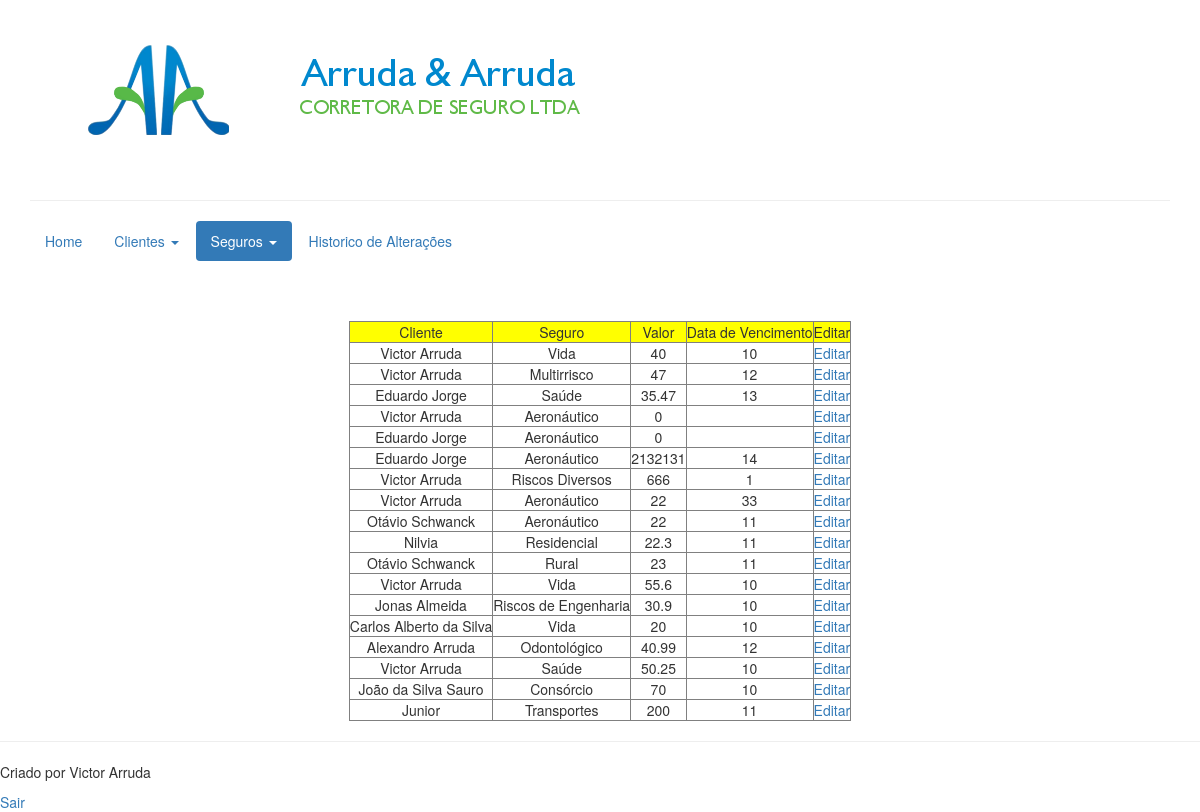
/principal.php?m=c (signed in), run on the app's committed database.
### tables this page shows
CREATE TABLE IF NOT EXISTS `Seguros` (
`idSeguros` int(11) NOT NULL,
  `tipo` varchar(2) NOT NULL,
  `data_inicio` date NOT NULL,
  `data_vencimento` varchar(2) NOT NULL,
  `preco_mensal` double NOT NULL,
  `status` varchar(1) NOT NULL,
  `idCliente` int(11) NOT NULL
);

CREATE TABLE IF NOT EXISTS `Clientes` (
`idCliente` int(11) NOT NULL,
  `nome` varchar(45) NOT NULL,
  `endereco` varchar(45) DEFAULT NULL,
  `telefone` varchar(45) DEFAULT NULL,
  `tipo` varchar(1) NOT NULL,
  `email` varchar(45) DEFAULT NULL,
  `cpf_cnpj` varchar(20) NOT NULL
);

### cls/segurosClass.php (called while the page is built, shortened)
<?php
	require_once 'conexaoClass.php';
	class segurosClass{
		var $resultado;
		public function getconsulta()
		{
			return $this -> resultado;
		}
		public function mostrar()
		{
			$Oconn = new conexaoClass();
			$Oconn -> abrir_conexao();
			$sql = "select nome, cpf_cnpj,Seguros.idSeguros, Seguros.tipo, preco_mensal, data_vencimento from Seguros, Clientes where Seguros.idCliente = Clientes.idCliente";
			$this -> resultado = mysql_query($sql, $Oconn -> getconn());
		}
	}
?>

### cls/conexaoClass.php (called while the page is built, shortened)
<?php
	class conexaoClass
	{
		var $conn;
		function abrir_conexao()
			{
				$server  = 'localhost';
				$usuario = 'root';
				$senha = '';
				$this -> conn = mysql_connect($server,$usuario, $senha);
			}
		function getconn()
			{
				return $this -> conn;
			}
	}
?>

### seguros.php (the view, shortened to what this page needs)
<?php
	include 'cls/segurosClass.php';
	$seguro = new segurosClass();
	$seguro -> mostrar();
?>
<div align = "center">
	<table border ="1">
		<tr>
			<td style = "background-color:yellow;" align="center">Cliente</td>
			<td style = "background-color:yellow;" align="center">Seguro</td>
			<td style = "background-color:yellow;" align="center">Valor</td>
			<td style = "background-color:yellow;" align="center">Data de Vencimento</td>
			<td style = "background-color:yellow;" align ="center">Editar</td>
		</tr>
		<?php
			while($linha = mysql_fetch_array($seguro -> getconsulta())){
		?>
		<tr>
			<td align="center"><? echo $linha['nome'];?></td>
			<td align="center"> <?php switch ($linha['tipo']){
				case "1":
					echo ("Aeronáutico");
					break;
				case "4":
					echo ("Consórcio");
					break;
				case "9":
					echo ("Multirrisco");
					break;
				case "11":
					echo ("Odontológico");
					break;
				case "13":
					echo ("Residencial");
					break;
				case "15":
					echo ("Riscos de Engenharia");
					break;
				case "16":
					echo ("Riscos Diversos");
					break;
				case "17":
					echo ("Rural");
					break;
				case "18":
					echo ("Saúde");
					break;
				case "19":
					echo ("Transportes");
					break;
				case "20":
					echo ("Vida");
					break;
			}
			?></td>
			<td align="center"> <?echo $linha['preco_mensal']?></td>
			<td align="center"><? echo $linha['data_vencimento'];?></td>
			<td align="center"><a href = 'principal.php?m=e&id=<?=$linha['idSeguros']?>'>Editar</a></td>
		</tr>
		<?php }?>
	</table>
</div>

### data on the page
seguros: idCliente.nome "Victor Arruda", tipo "Vida", preco_mensal "40", data_vencimento "10"
seguros: idCliente.nome "Victor Arruda", tipo "Multirrisco", preco_mensal "47", data_vencimento "12"
seguros: idCliente.nome "Eduardo Jorge", tipo "Saúde", preco_mensal "35.47", data_vencimento "13"
seguros: idCliente.nome "Victor Arruda", tipo "Aeronáutico", preco_mensal "0"
seguros: idCliente.nome "Eduardo Jorge", tipo "Aeronáutico", preco_mensal "0"
seguros: idCliente.nome "Eduardo Jorge", tipo "Aeronáutico", preco_mensal "2132131", data_vencimento "14"
seguros: idCliente.nome "Victor Arruda", tipo "Riscos Diversos", preco_mensal "666", data_vencimento "1"
seguros: idCliente.nome "Victor Arruda", tipo "Aeronáutico", preco_mensal "22", data_vencimento "33"
seguros: idCliente.nome "Otávio Schwanck", tipo "Aeronáutico", preco_mensal "22", data_vencimento "11"
seguros: idCliente.nome "Nilvia", tipo "Residencial", preco_mensal "22.3", data_vencimento "11"
seguros: idCliente.nome "Otávio Schwanck", tipo "Rural", preco_mensal "23", data_vencimento "11"
seguros: idCliente.nome "Victor Arruda", tipo "Vida", preco_mensal "55.6", data_vencimento "10"
seguros: idCliente.nome "Jonas Almeida", tipo "Riscos de Engenharia", preco_mensal "30.9", data_vencimento "10"
seguros: idCliente.nome "Carlos Alberto da Silva", tipo "Vida", preco_mensal "20", data_vencimento "10"
seguros: idCliente.nome "Alexandro Arruda", tipo "Odontológico", preco_mensal "40.99", data_vencimento "12"
seguros: idCliente.nome "Victor Arruda", tipo "Saúde", preco_mensal "50.25", data_vencimento "10"
seguros: idCliente.nome "João da Silva Sauro", tipo "Consórcio", preco_mensal "70", data_vencimento "10"
seguros: idCliente.nome "Junior", tipo "Transportes", preco_mensal "200", data_vencimento "11"
